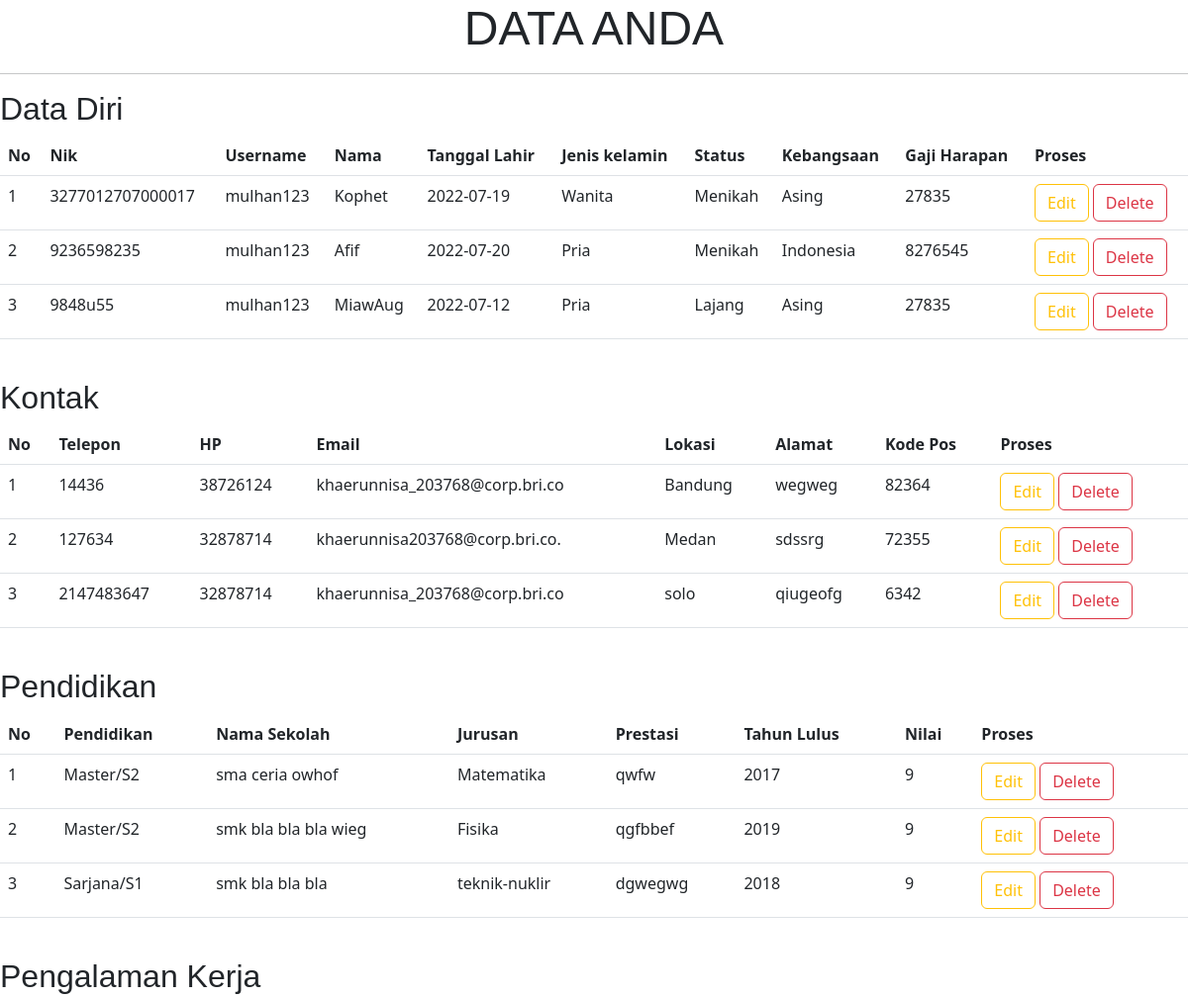
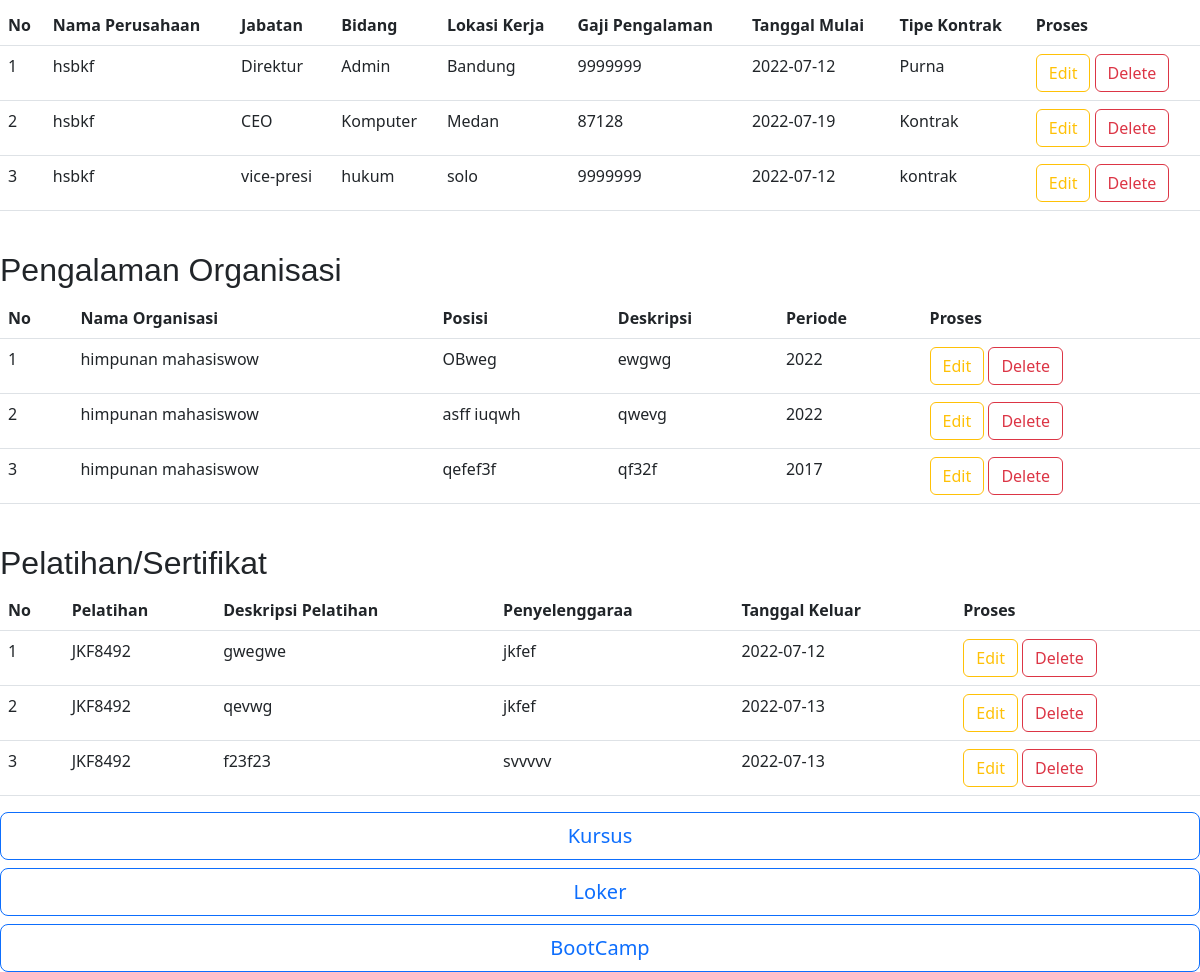
/SILOKER/cekProfil.php, run on the app's committed database (2 pictures, top to bottom).
### tables this page shows
CREATE TABLE `profil` (
  `nik` varchar(30) NOT NULL,
  `username` varchar(20) NOT NULL,
  `nama` varchar(35) NOT NULL,
  `tanggal_lahir` date NOT NULL,
  `jenis_kelamin` varchar(10) NOT NULL,
  `status` varchar(15) NOT NULL,
  `kebangsaan` varchar(17) NOT NULL,
  `gaji_harapan` int(10) NOT NULL,
  `telepon` int(15) NOT NULL,
  `hp` int(15) NOT NULL,
  `email` varchar(30) NOT NULL,
  `lokasi` varchar(15) NOT NULL,
  `alamat` text NOT NULL,
  `kode_pos` int(7) NOT NULL,
  `pendidikan` varchar(10) NOT NULL,
  `nama_sekolah` varchar(20) NOT NULL,
  `jurusan` varchar(20) NOT NULL,
  `prestasi` text NOT NULL,
  `tahun_lulus` int(5) NOT NULL,
  `nilai` int(5) NOT NULL,
  `nama_perusahaan` varchar(20) NOT NULL,
  `jabatan` varchar(10) NOT NULL,
  `bidang` varchar(10) NOT NULL,
  `lokasi_kerja` varchar(15) NOT NULL,
  `gaji_pengalaman` int(10) NOT NULL,
  `tanggal_mulai` date NOT NULL,
  `tipe_kontrak` varchar(15) NOT NULL,
  `nama_organisasi` varchar(20) NOT NULL,
  `posisi` varchar(10) NOT NULL,
  `deskripsi` text NOT NULL,
  `periode` int(7) NOT NULL,
  `pelatihan` varchar(30) NOT NULL,
  `deskripsi_pelatihan` varchar(30) NOT NULL,
  `penyelenggara` varchar(30) NOT NULL,
  `tanggal_keluar` date NOT NULL
);

### SILOKER/cekProfil.php (the view, shortened to what this page needs)
<!DOCTYPE html>
<html lang="en">
<head>
    <link rel="stylesheet" href="css/bootstrap.min.css">
</head>
<body>
    <?php
        require("fungsi.php");
        $sql = "SELECT * FROM profil";
     ?>
    <center>
        <h1 style="font-size: 3em; font-family: sans-serif">DATA ANDA</h1>
        <hr style="border: 1;
            height: 1px;
            background: #333;
            background-image: linear-gradient(to right, #ccc, #333, #ccc);">
    </center>
    <h2 style="font-size: 2em; font-family: sans-serif">Data Diri</h2>
    <center>
        <table class="table">
            <thead class="thead-dark">
                <tr>
                    <th scope="col">No</th>
                    <th scope="col">Nik</th>
                    <th scope="col">Username</th>
                    <th scope="col">Nama</th>
                    <th scope="col">Tanggal Lahir</th>
                    <th scope="col">Jenis kelamin</th>
                    <th scope="col">Status</th>
                    <th scope="col">Kebangsaan</th>
                    <th scope="col">Gaji Harapan</th>
                    <th scope="col">Proses</th>
                </tr>
            </thead>
            <tbody>
                <?php
                    $hasil = mysqli_query($conn,$sql);
                    $row = mysqli_fetch_row($hasil);
                    $n=1;
                    do
                    {
                    list($nik,$username,$nama,$tanggalLahir,$jenisKelamin,$status,$kebangsaan,$gajiHarapan
                    ,$telepon,$hp,$email,$lokasi,$alamat,$kodePos
                    ,$pendidikan,$namaSekolah,$jurusan,$prestasi,$tahunLulus,$nilai
                    ,$namaPerusahaan,$jabatan,$bidang,$lokasiKerja,$gajiPengalaman,$tanggalMulai,$tipeKontrak
                    ,$namaOrganisasi,$posisi,$deskripsi,$periode
                    ,$pelatihan,$deskripsiPelatihan,$penyelenggara,$tanggalKeluar)=$row;
                    echo "<tr>
                        <td>$n</td>
                        <td>$nik</td>
                        <td>$username</td>
                        <td>$nama</td>
                        <td>$tanggalLahir</td>
                        <td>$jenisKelamin</td>
                        <td>$status</td>
                        <td>$kebangsaan</td>
                        <td>$gajiHarapan</td>
                        <td>
                            <a href='editProfil.php?nik=$nik' class='btn btn-outline-warning'>Edit</a>
                            <a href='hapusProfil.php?nik=$nik' class='btn btn-outline-danger'>Delete</a>
                        </td>
                      </tr>";
                    $n++;
                    }
                    while($row=mysqli_fetch_row($hasil));
                ?>
            </tbody>
        </table>
    </center>
    <br>
    <h2 style="font-size: 2em; font-family: sans-serif">Kontak</h2>
    <center>
        <table class="table">
            <thead class="thead-light">
                <tr>
                    <th scope="col">No</th>
                    <th scope="col">Telepon</th>
                    <th scope="col">HP</th>
                    <th scope="col">Email</th>
                    <th scope="col">Lokasi</th>
                    <th scope="col">Alamat</th>
                    <th scope="col">Kode Pos</th>
                    <th scope="col">Proses</th>
                </tr>
            </thead>
            <tbody>
                <?php
                    $hasil = mysqli_query($conn,$sql);
                    $row = mysqli_fetch_row($hasil);
                    $n = 1;
                    do
                    {
                    list($nik,$username,$nama,$tanggalLahir,$jenisKelamin,$status,$kebangsaan,$gajiHarapan
                    ,$telepon,$hp,$email,$lokasi,$alamat,$kodePos
                    ,$pendidikan,$namaSekolah,$jurusan,$prestasi,$tahunLulus,$nilai
                    ,$namaPerusahaan,$jabatan,$bidang,$lokasiKerja,$gajiPengalaman,$tanggalMulai,$tipeKontrak
                    ,$namaOrganisasi,$posisi,$deskripsi,$periode
                    ,$pelatihan,$deskripsiPelatihan,$penyelenggara,$tanggalKeluar)=$row;
                    echo "<tr>
                            <td>$n</td>
                            <td>$telepon</td>
                            <td>$hp</td>
                            <td>$email</td>
                            <td>$lokasi</td>
                            <td>$alamat</td>
                            <td>$kodePos</td>
                            <td>
                                <a href='editProfil.php?nik=$nik' class='btn btn-outline-warning'>Edit</a>
                                <a href='hapusProfil.php?nik=$nik' class='btn btn-outline-danger'>Delete</a>
                            </td>
                        </tr>";
                    $n++;
                    }
                    while($row=mysqli_fetch_row($hasil));
                ?>
            </tbody>
        </table>
    </center>
    <br>
    <h2 style="font-size: 2em; font-family: sans-serif">Pendidikan</h2>
    <center>
        <table class="table">
            <thead class="thead-light">
                <tr>
                    <th scope="col">No</th>
                    <th scope="col">Pendidikan</th>
                    <th scope="col">Nama Sekolah</th>
                    <th scope="col">Jurusan</th>
                    <th scope="col">Prestasi</th>
                    <th scope="col">Tahun Lulus</th>
                    <th scope="col">Nilai</th>
                    <th scope="col">Proses</th>
                </tr>
            </thead>
            <tbody>
                <?php
                    $hasil = mysqli_query($conn,$sql);
                    $row = mysqli_fetch_row($hasil);
                    $n = 1;
                    do
                    {
                    list($nik,$username,$nama,$tanggalLahir,$jenisKelamin,$status,$kebangsaan,$gajiHarapan
                    ,$telepon,$hp,$email,$lokasi,$alamat,$kodePos
                    ,$pendidikan,$namaSekolah,$jurusan,$prestasi,$tahunLulus,$nilai
                    ,$namaPerusahaan,$jabatan,$bidang,$lokasiKerja,$gajiPengalaman,$tanggalMulai,$tipeKontrak
                    ,$namaOrganisasi,$posisi,$deskripsi,$periode
                    ,$pelatihan,$deskripsiPelatihan,$penyelenggara,$tanggalKeluar)=$row;
                    echo "<tr>
                            <td>$n</td>
                            <td>$pendidikan</td>
                            <td>$namaSekolah</td>
                            <td>$jurusan</td>
                            <td>$prestasi</td>
                            <td>$tahunLulus</td>
                            <td>$nilai</td>
                            <td>
                                <a href='editProfil.php?nik=$nik' class='btn btn-outline-warning'>Edit</a>
                                <a href='hapusProfil.php?nik=$nik' class='btn btn-outline-danger'>Delete</a>
                            </td>
                        </tr>";
                    $n++;
                    }
                    while($row=mysqli_fetch_row($hasil));
                ?>
            </tbody>
        </table>
    </center>
    <br>
    <h2 style="font-size: 2em; font-family: sans-serif">Pengalaman Kerja</h2>
    <center>
        <table class="table">
            <thead class="thead-light">
                <tr>
                    <th scope="col">No</th>
                    <th scope="col">Nama Perusahaan</th>
                    <th scope="col">Jabatan</th>
                    <th scope="col">Bidang</th>
                    <th scope="col">Lokasi Kerja</th>
                    <th scope="col">Gaji Pengalaman</th>
                    <th scope="col">Tanggal Mulai</th>
                    <th scope="col">Tipe Kontrak</th>
                    <th scope="col">Proses</th>
                </tr>
            </thead>
            <tbody>
                <?php
                    $hasil = mysqli_query($conn,$sql);
                    $row = mysqli_fetch_row($hasil);
                    $n = 1;
                    do
                    {
                    list($nik,$username,$nama,$tanggalLahir,$jenisKelamin,$status,$kebangsaan,$gajiHarapan
                    ,$telepon,$hp,$email,$lokasi,$alamat,$kodePos
                    ,$pendidikan,$namaSekolah,$jurusan,$prestasi,$tahunLulus,$nilai
                    ,$namaPerusahaan,$jabatan,$bidang,$lokasiKerja,$gajiPengalaman,$tanggalMulai,$tipeKontrak
                    ,$namaOrganisasi,$posisi,$deskripsi,$periode
                    ,$pelatihan,$deskripsiPelatihan,$penyelenggara,$tanggalKeluar)=$row;
                    echo "<tr>
                            <td>$n</td>
                            <td>$namaPerusahaan</td>
                            <td>$jabatan</td>
                            <td>$bidang</td>
                            <td>$lokasiKerja</td>
                            <td>$gajiPengalaman</td>
                            <td>$tanggalMulai</td>
                            <td>$tipeKontrak</td>
                            <td>
                                <a href='editProfil.php?nik=$nik' class='btn btn-outline-warning'>Edit</a>
                                <a href='hapusProfil.php?nik=$nik' class='btn btn-outline-danger'>Delete</a>
                            </td>
                        </tr>";
                    $n++;
                    }
                    while($row=mysqli_fetch_row($hasil));
                ?>
            </tbody>
        </table>
    </center>
    <br>
    <h2 style="font-size: 2em; font-family: sans-serif">Pengalaman Organisasi</h2>
    <center>
        <table class="table">
            <thead class="thead-light">
                <tr>
                    <th scope="col">No</th>
                    <th scope="col">Nama Organisasi</th>
                    <th scope="col">Posisi</th>
                    <th scope="col">Deskripsi</th>
                    <th scope="col">Periode</th>
                    <th scope="col">Proses</th>
                </tr>
            </thead>
            <tbody>
                <?php
                    $hasil = mysqli_query($conn,$sql);
                    $row = mysqli_fetch_row($hasil);
                    $n = 1;
                    do
                    {
                    list($nik,$username,$nama,$tanggalLahir,$jenisKelamin,$status,$kebangsaan,$gajiHarapan
                    ,$telepon,$hp,$email,$lokasi,$alamat,$kodePos
                    ,$pendidikan,$namaSekolah,$jurusan,$prestasi,$tahunLulus,$nilai
                    ,$namaPerusahaan,$jabatan,$bidang,$lokasiKerja,$gajiPengalaman,$tanggalMulai,$tipeKontrak
                    ,$namaOrganisasi,$posisi,$deskripsi,$periode
                    ,$pelatihan,$deskripsiPelatihan,$penyelenggara,$tanggalKeluar)=$row;
                    echo "<tr>
                            <td>$n</td>
                            <td>$namaOrganisasi</td>
                            <td>$posisi</td>
                            <td>$deskripsi</td>
                            <td>$periode</td>
                            <td>
                                <a href='editProfil.php?nik=$nik' class='btn btn-outline-warning'>Edit</a>
                                <a href='hapusProfil.php?nik=$nik' class='btn btn-outline-danger'>Delete</a>
                            </td>
                        </tr>";
                    $n++;
                    }
                    while($row=mysqli_fetch_row($hasil));
                ?>
            </tbody>
        </table>
    </center>
    <br>
    <h2 style="font-size: 2em; font-family: sans-serif">Pelatihan/Sertifikat</h2>
    <center>
        <table class="table">
            <thead class="thead-light">
                <tr>
                    <th scope="col">No</th>
                    <th scope="col">Pelatihan</th>
                    <th scope="col">Deskripsi Pelatihan</th>
                    <th scope="col">Penyelenggaraa</th>
                    <th scope="col">Tanggal Keluar</th>
                    <th scope="col">Proses</th>
                </tr>
            </thead>
            <tbody>
                <?php
                    $hasil = mysqli_query($conn,$sql);
                    $row = mysqli_fetch_row($hasil);
                    $n = 1;
                    do
                    {
                    list($nik,$username,$nama,$tanggalLahir,$jenisKelamin,$status,$kebangsaan,$gajiHarapan
                    ,$telepon,$hp,$email,$lokasi,$alamat,$kodePos
                    ,$pendidikan,$namaSekolah,$jurusan,$prestasi,$tahunLulus,$nilai
                    ,$namaPerusahaan,$jabatan,$bidang,$lokasiKerja,$gajiPengalaman,$tanggalMulai,$tipeKontrak
                    ,$namaOrganisasi,$posisi,$deskripsi,$periode
                    ,$pelatihan,$deskripsiPelatihan,$penyelenggara,$tanggalKeluar)=$row;
                    echo "<tr>
                            <td>$n</td>
                            <td>$pelatihan</td>
                            <td>$deskripsiPelatihan</td>
                            <td>$penyelenggara</td>
                            <td>$tanggalKeluar</td>
                            <td>
                                <a href='editProfil.php?nik=$nik' class='btn btn-outline-warning'>Edit</a>
                                <a href='hapusProfil.php?nik=$nik' class='btn btn-outline-danger'>Delete</a>
                            </td>
                        </tr>";
                    $n++;
                    }
                    while($row=mysqli_fetch_row($hasil));
                ?>
            </tbody>
        </table>
        <div class="d-grid gap-2 col-12 mx-auto">
            <a href="kursus.php" class="btn btn-outline-primary btn-lg" id="tombolMenu">Kursus</a>
            <a href="dashloker.php" class="btn btn-outline-primary btn-lg" id="tombolMenu">Loker</a>
            <a href="indexBootcamp.php" class="btn btn-outline-primary btn-lg" id="tombolMenu">BootCamp</a>
        </div>
    </center>
</body>
</html>

### data on the page
profil: nik "3277012707000017", username "mulhan123", nama "Kophet", tanggal_lahir "2022-07-19", jenis_kelamin "Wanita", status "Menikah", kebangsaan "Asing", gaji_harapan "27835", telepon "14436", hp "38726124", email "khaerunnisa_203768@corp.bri.co", lokasi "Bandung", alamat "wegweg", kode_pos "82364", pendidikan "Master/S2", nama_sekolah "sma ceria owhof", jurusan "Matematika", prestasi "qwfw", tahun_lulus "2017", nilai "9", nama_perusahaan "hsbkf", jabatan "Direktur", bidang "Admin", lokasi_kerja "Bandung", gaji_pengalaman "9999999", tanggal_mulai "2022-07-12", tipe_kontrak "Purna", nama_organisasi "himpunan mahasiswow", posisi "OBweg", deskripsi "ewgwg", periode "2022", pelatihan "JKF8492", deskripsi_pelatihan "gwegwe", penyelenggara "jkfef", tanggal_keluar "2022-07-12"
profil: nik "9236598235", username "mulhan123", nama "Afif", tanggal_lahir "2022-07-20", jenis_kelamin "Pria", status "Menikah", kebangsaan "Indonesia", gaji_harapan "8276545", telepon "127634", hp "32878714", email "khaerunnisa203768@corp.bri.co.", lokasi "Medan", alamat "sdssrg", kode_pos "72355", pendidikan "Master/S2", nama_sekolah "smk bla bla bla wieg", jurusan "Fisika", prestasi "qgfbbef", tahun_lulus "2019", nilai "9", nama_perusahaan "hsbkf", jabatan "CEO", bidang "Komputer", lokasi_kerja "Medan", gaji_pengalaman "87128", tanggal_mulai "2022-07-19", tipe_kontrak "Kontrak", nama_organisasi "himpunan mahasiswow", posisi "asff iuqwh", deskripsi "qwevg", periode "2022", pelatihan "JKF8492", deskripsi_pelatihan "qevwg", penyelenggara "jkfef", tanggal_keluar "2022-07-13"
profil: nik "9848u55", username "mulhan123", nama "MiawAug", tanggal_lahir "2022-07-12", jenis_kelamin "Pria", status "Lajang", kebangsaan "Asing", gaji_harapan "27835", telepon "2147483647", hp "32878714", email "khaerunnisa_203768@corp.bri.co", lokasi "solo", alamat "qiugeofg", kode_pos "6342", pendidikan "Sarjana/S1", nama_sekolah "smk bla bla bla", jurusan "teknik-nuklir", prestasi "dgwegwg", tahun_lulus "2018", nilai "9", nama_perusahaan "hsbkf", jabatan "vice-presi", bidang "hukum", lokasi_kerja "solo", gaji_pengalaman "9999999", tanggal_mulai "2022-07-12", tipe_kontrak "kontrak", nama_organisasi "himpunan mahasiswow", posisi "qefef3f", deskripsi "qf32f", periode "2017", pelatihan "JKF8492", deskripsi_pelatihan "f23f23", penyelenggara "svvvvv", tanggal_keluar "2022-07-13"
